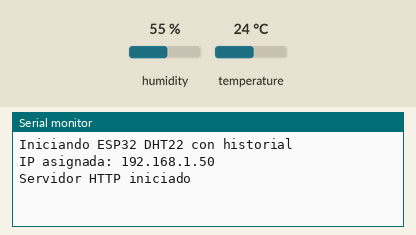
This program was run on a simulated ESP32. Shown: the last lines printed to the serial monitor. Inputs (shaded band) come from the test bench; at power-on: humidity 55 %, temperature 24 °C. WiFi joins after 1.5 s; servers stay silent unless stated; the local clock reads 2024-03-15 10:24:30 at power-on unless the program sets it; storage starts empty.

Above: at 2.8 s.
2.9 s: humidity set to 22 %
At 5.2 s:
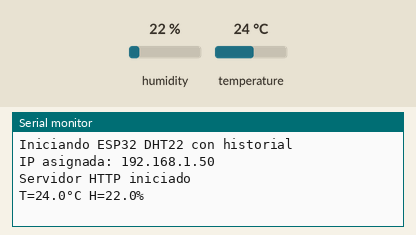
9.1 s: temperature set to 12 °C
At 9.9 s:
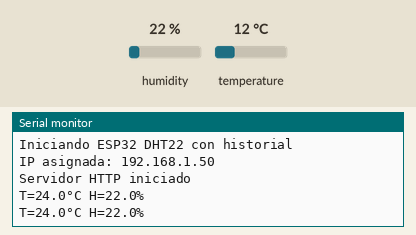
10.6 s: humidity set to 40 %
At 11.0 s:
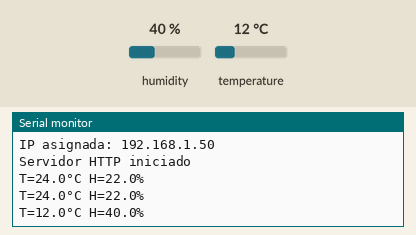

Measured:
- after the input at 2.9 s, the serial monitor: prints a new line after 1.7 s (image 1)
- after the input at 10.6 s, the serial monitor: prints a new line at once (image 3)

The program:

main.cpp
```cpp
#include <Arduino.h>
#include <WiFi.h>
#include <WebServer.h>
#include <SPIFFS.h>
#include <ArduinoJson.h>
#include <WiFiManager.h>
#include <ESPmDNS.h>
#include <DHTesp.h>
#include <FS.h>
#include <time.h>

#define DHT_PIN 4
#define READ_INTERVAL 3000 // ms

WebServer server(80);
DHTesp dht;

// Variables globales
float lastTemp = NAN;
float lastHum = NAN;
unsigned long lastReadMs = 0;

// ---- CONFIGURAR HORA ----
const char* ntpServer = "pool.ntp.org";
const long gmtOffset_sec = -3 * 3600;  // Argentina GMT-3
const int daylightOffset_sec = 0;

// -------------------- Función para obtener fecha y hora actual --------------------
String getDate() {
  struct tm timeinfo;
  if (!getLocalTime(&timeinfo)) return "1970-01-01";
  char buffer[11];
  strftime(buffer, sizeof(buffer), "%Y-%m-%d", &timeinfo);
  return String(buffer);
}

String getTime() {
  struct tm timeinfo;
  if (!getLocalTime(&timeinfo)) return "00:00";
  char buffer[6];
  strftime(buffer, sizeof(buffer), "%H:%M", &timeinfo);
  return String(buffer);
}

// -------------------- Guardar dato en historial --------------------
void saveToHistory(float temp, float hum) {
  if (!SPIFFS.exists("/history.json")) {
    File file = SPIFFS.open("/history.json", "w");
    if (!file) return;
    file.print("{}");
    file.close();
  }

  File file = SPIFFS.open("/history.json", "r");
  DynamicJsonDocument doc(2048);
  deserializeJson(doc, file);
  file.close();

  String today = getDate();

  JsonArray dayArray = doc[today];
  if (dayArray.isNull()) {
    dayArray = doc.createNestedArray(today);
  }

  JsonObject entry = dayArray.createNestedObject();
  entry["time"] = getTime();
  entry["temp"] = temp;
  entry["hum"] = hum;

  // Guardar nuevamente
  File fileW = SPIFFS.open("/history.json", "w");
  if (serializeJson(doc, fileW) == 0) {
    Serial.println("Error guardando history.json");
  }
  fileW.close();
}

// -------------------- Servir archivo SPIFFS --------------------
String contentType(const String &path) {
  if (path.endsWith(".html")) return "text/html";
  if (path.endsWith(".css"))  return "text/css";
  if (path.endsWith(".js"))   return "application/javascript";
  if (path.endsWith(".json")) return "application/json";
  return "text/plain";
}

bool serveFile(const String &path) {
  String p = path;
  if (p == "/") p = "/index.html";
  if (!SPIFFS.exists(p)) return false;
  File f = SPIFFS.open(p, "r");
  if (!f) return false;
  server.streamFile(f, contentType(p));
  f.close();
  return true;
}

// -------------------- Handlers --------------------
void handleApiData() {
  StaticJsonDocument<128> doc;
  if (isnan(lastTemp) || isnan(lastHum)) {
    doc["error"] = "sensor";
  } else {
    doc["temp"] = lastTemp;
    doc["hum"] = lastHum;
  }
  doc["ts"] = millis();

  String out;
  serializeJson(doc, out);
  server.send(200, "application/json", out);
}

void handleHistory() {
  if (!server.hasArg("date")) {
    server.send(400, "application/json", "{\"error\":\"missing date\"}");
    return;
  }
  String date = server.arg("date");

  if (!SPIFFS.exists("/history.json")) {
    server.send(200, "application/json", "[]");
    return;
  }

  File file = SPIFFS.open("/history.json", "r");
  DynamicJsonDocument doc(2048);
  deserializeJson(doc, file);
  file.close();

  if (!doc.containsKey(date)) {
    server.send(200, "application/json", "[]");
    return;
  }

  String out;
  serializeJson(doc[date], out);
  server.send(200, "application/json", out);
}

void handleNotFound() {
  String path = server.uri();
  if (serveFile(path)) return;
  server.send(404, "text/plain", "404 Not Found");
}

// -------------------- Setup --------------------
void setup() {
  Serial.begin(115200);
  delay(100);
  Serial.println("Iniciando ESP32 DHT22 con historial");

  // Montar SPIFFS
  if (!SPIFFS.begin(true)) {
    Serial.println("Error montando SPIFFS");
  }

  // Configurar WiFi con WiFiManager
  WiFi.mode(WIFI_STA);
  WiFiManager wm;
  wm.autoConnect("ESP32-DHT_AP");

  Serial.print("IP asignada: ");
  Serial.println(WiFi.localIP());

  // Configurar NTP
  configTime(gmtOffset_sec, daylightOffset_sec, ntpServer);

  // Inicializar DHT22
  dht.setup(DHT_PIN, DHTesp::DHT22);

  // Configurar rutas
  server.on("/", HTTP_GET, []() { serveFile("/index.html"); });
  server.on("/index.html", HTTP_GET, []() { serveFile("/index.html"); });
  server.on("/styles.css", HTTP_GET, []() { serveFile("/styles.css"); });
  server.on("/script.js", HTTP_GET, []() { serveFile("/script.js"); });
  server.on("/api/data", HTTP_GET, handleApiData);
  server.on("/api/history", HTTP_GET, handleHistory);
  server.onNotFound(handleNotFound);

  server.begin();
  Serial.println("Servidor HTTP iniciado");

  lastReadMs = millis();
}

// -------------------- Loop --------------------
void loop() {
  server.handleClient();

  unsigned long now = millis();
  if (now - lastReadMs >= READ_INTERVAL) {
    lastReadMs = now;

    TempAndHumidity th = dht.getTempAndHumidity();
    if (!isnan(th.temperature) && !isnan(th.humidity)) {
      lastTemp = th.temperature;
      lastHum = th.humidity;
      Serial.printf("T=%.1f°C H=%.1f%%\n", lastTemp, lastHum);

      // Guardar en historial
      saveToHistory(lastTemp, lastHum);
    } else {
      Serial.println("Error leyendo DHT22");
    }
  }
}
```
